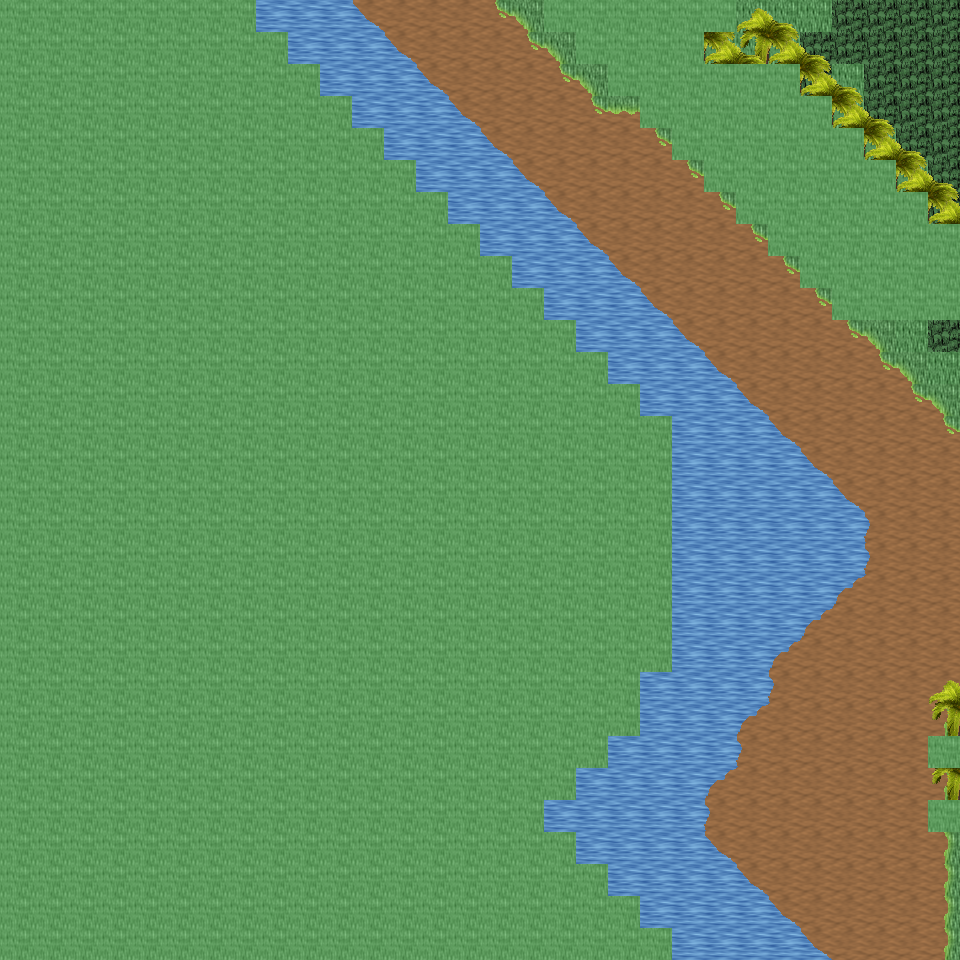

Tiled map render using the project's own tile images. Description and the map definition, with tile-layer contents summarised, below:
An orthogonal 30x30 tile map with 32x32 px tiles, 6 tile layers (Ground, Object, Object2, Above, ...), 26 tilesets and 7 objects (7x mapExit).

<map version="1.0" orientation="orthogonal" renderorder="right-down" width="30" height="30" tilewidth="32" tileheight="32" nextobjectid="8">
  <tileset firstgid="1" name="tileset_ground_ground" tilewidth="32" tileheight="32" tilecount="33" columns="3">
    <image source="../drawable/tileset_ground_ground.png" width="96" height="352" />
  </tileset>
  <tileset firstgid="34" name="tileset_ground_water_pool" tilewidth="32" tileheight="32" tilecount="72" columns="3">
    <image source="../drawable/tileset_ground_water_pool.png" width="96" height="768" />
  </tileset>
  <tileset firstgid="106" name="tileset_ground_water_pool_deep" tilewidth="32" tileheight="32" tilecount="72" columns="3">
    <image source="../drawable/tileset_ground_water_pool_deep.png" width="96" height="768" />
  </tileset>
  <tileset firstgid="178" name="tileset_ground_water_pool_corners" tilewidth="32" tileheight="32" tilecount="72" columns="3">
    <image source="../drawable/tileset_ground_water_pool_corners.png" width="96" height="768" />
  </tileset>
  <tileset firstgid="250" name="tileset_ground_grass_edges" tilewidth="32" tileheight="32" tilecount="36" columns="12">
    <image source="../drawable/tileset_ground_grass_edges.png" width="384" height="96" />
  </tileset>
  <tileset firstgid="286" name="tileset_ground_grass_corners" tilewidth="32" tileheight="32" tilecount="24" columns="6">
    <image source="../drawable/tileset_ground_grass_corners.png" width="192" height="128" />
  </tileset>
  <tileset firstgid="310" name="tileset_ground_ladder_vertical_dark" tilewidth="32" tileheight="32" tilecount="3" columns="3">
    <image source="../drawable/tileset_ground_ladder_vertical_dark.png" width="96" height="32" />
  </tileset>
  <tileset firstgid="313" name="tileset_plant_tree_palm_tree" tilewidth="32" tileheight="32" tilecount="6" columns="2">
    <image source="../drawable/tileset_plant_tree_palm_tree.png" width="64" height="96" />
  </tileset>
  <tileset firstgid="319" name="tileset_plant_tree_tree_realistic" tilewidth="32" tileheight="32" tilecount="16" columns="4">
    <image source="../drawable/tileset_plant_tree_tree_realistic.png" width="128" height="128" />
  </tileset>
  <tileset firstgid="335" name="tileset_logic_creature_animal" tilewidth="32" tileheight="32" tilecount="32" columns="8">
    <image source="../drawable/tileset_logic_creature_animal.png" width="256" height="128" />
  </tileset>
  <tileset firstgid="367" name="tileset_logic_collision" tilewidth="32" tileheight="32" tilecount="1" columns="1">
    <image source="../drawable/tileset_logic_collision.png" width="32" height="32" />
  </tileset>
  <tileset firstgid="368" name="tileset_plant_bush_various_small" tilewidth="32" tileheight="32" tilecount="9" columns="3">
    <image source="../drawable/tileset_plant_bush_various_small.png" width="96" height="96" />
  </tileset>
  <tileset firstgid="377" name="tileset_ground_ridge_earth_pale" tilewidth="32" tileheight="32" tilecount="96" columns="12">
    <image source="../drawable/tileset_ground_ridge_earth_pale.png" width="384" height="256" />
  </tileset>
  <tileset firstgid="473" name="tileset_object_tent" tilewidth="32" tileheight="32" tilecount="9" columns="3">
    <image source="../drawable/tileset_object_tent.png" width="96" height="96" />
  </tileset>
  <tileset firstgid="482" name="tileset_logic_creature_amazon" tilewidth="32" tileheight="32" tilecount="16" columns="8">
    <image source="../drawable/tileset_logic_creature_amazon.png" width="256" height="64" />
  </tileset>
  <tileset firstgid="498" name="tileset_furniture_light_iron_lamp" tilewidth="32" tileheight="32" tilecount="3" columns="1">
    <image source="../drawable/tileset_furniture_light_iron_lamp.png" width="32" height="96" />
  </tileset>
  <tileset firstgid="501" name="tileset_furniture_light_flames" tilewidth="32" tileheight="32" tilecount="6" columns="6">
    <image source="../drawable/tileset_furniture_light_flames.png" width="192" height="32" />
  </tileset>
  <tileset firstgid="507" name="tileset_ground_rock_rocks_2" tilewidth="32" tileheight="32" tilecount="4" columns="2">
    <image source="../drawable/tileset_ground_rock_rocks_2.png" width="64" height="64" />
  </tileset>
  <tileset firstgid="511" name="tileset_logic_portal" tilewidth="32" tileheight="32" tilecount="24" columns="8">
    <image source="../drawable/tileset_logic_portal.png" width="256" height="96" />
  </tileset>
  <tileset firstgid="535" name="tileset_logic_item_fruits" tilewidth="32" tileheight="32" tilecount="16" columns="8">
    <image source="../drawable/tileset_logic_item_fruits.png" width="256" height="64" />
  </tileset>
  <tileset firstgid="551" name="tileset_plant_pineapple_plant" tilewidth="32" tileheight="32" tilecount="6" columns="2">
    <image source="../drawable/tileset_plant_pineapple_plant.png" width="64" height="96" />
  </tileset>
  <tileset firstgid="557" name="tileset_ground_grass_2" tilewidth="32" tileheight="32" tilecount="21" columns="3">
    <image source="../drawable/tileset_ground_grass_2.png" width="96" height="224" />
  </tileset>
  <tileset firstgid="578" name="tileset_light_dim_yellow_light_7x5" tilewidth="32" tileheight="32" tilecount="35" columns="7">
    <image source="../drawable/tileset_light_dim_yellow_light_7x5.png" width="224" height="160" />
  </tileset>
  <tileset firstgid="613" name="tileset_light_yellow_light_5x5" tilewidth="32" tileheight="32" tilecount="25" columns="5">
    <image source="../drawable/tileset_light_yellow_light_5x5.png" width="160" height="160" />
  </tileset>
  <tileset firstgid="638" name="tileset_logic_creature_spider" tilewidth="32" tileheight="32" tilecount="3" columns="3">
    <image source="../drawable/tileset_logic_creature_spider.png" width="96" height="32" />
  </tileset>
  <tileset firstgid="641" name="tileset_logic_creature_reptile" tilewidth="32" tileheight="32" tilecount="7" columns="7">
    <image source="../drawable/tileset_logic_creature_reptile.png" width="224" height="32" />
  </tileset>
  <layer name="Ground" width="30" height="30">
    <data>[900 cells, 899 non-empty, 15 distinct tile ids]</data>
  </layer>
  <layer name="Object" width="30" height="30">
    <data>[900 cells, 122 non-empty, 12 distinct tile ids]</data>
  </layer>
  <layer name="Object2" width="30" height="30">
    <data>[900 cells, 50 non-empty, 3 distinct tile ids]</data>
  </layer>
  <layer name="Above" width="30" height="30">
    <data>[900 cells, 49 non-empty, 4 distinct tile ids]</data>
  </layer>
  <layer name="Above2" width="30" height="30">
    <data>[900 cells, 8 non-empty, 2 distinct tile ids]</data>
  </layer>
  <layer name="Walkable" width="30" height="30">
    <data>[900 cells, 579 non-empty, 1 distinct tile ids]</data>
  </layer>
  <objectgroup name="MapEvents">
    <object id="1" name="north" type="mapExit" x="256" y="0" width="288" height="32">
      <properties>
        <property name="map" value="level_0_x256_y8" />
        <property name="x" value="8" />
        <property name="y" value="28" />
      </properties>
    </object>
    <object id="2" name="north2" type="mapExit" x="736" y="0" width="224" height="32">
      <properties>
        <property name="map" value="level_0_x256_y8" />
        <property name="x" value="23" />
        <property name="y" value="28" />
      </properties>
    </object>
    <object id="3" name="south" type="mapExit" x="672" y="928" width="288" height="32">
      <properties>
        <property name="map" value="level_0_x256_y10" />
        <property name="x" value="21" />
        <property name="y" value="1" />
      </properties>
    </object>
    <object id="4" name="east" type="mapExit" x="928" y="0" width="32" height="224">
      <properties>
        <property name="map" value="level_0_x257_y9" />
        <property name="x" value="1" />
        <property name="y" value="0" />
      </properties>
    </object>
    </objectgroup>
</map>
<!-- 3 of 7 objects omitted -->
